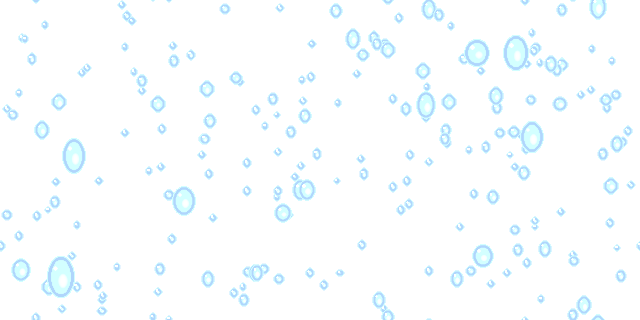
#> input picture lib/decor-rain-beads.png, 640 x 320 px, found by its file name
$ python preview-rain.py
#> lines starting #> are read from the running program, lines starting #| are printed output that depends on the picture
"""Preview the rain textures on the capsule's real background.

This exists because of a wrong conclusion that cost several iterations: the
textures were judged on a WHITE viewer background, where pale water is
invisible and only the dark rim shows - the beads looked like empty rings. The
capsule is dark, and `mix-blend-mode: screen` adds light, so the honest test is
dark background + screen blend. This script composites exactly that.

Usage: python tools/preview-rain.py lib/preview-rain.png
"""
import sys

from PIL import Image, ImageChops


def screen(a, b):
    """Photoshop/CSS `screen` blend on 0..1 channels, per pixel."""
    return ImageChops.screen(a, b)


def main(out_path):
#> called with out_path = 'lib/preview-rain.png'
    beads = Image.open("lib/decor-rain-beads.png").convert("RGBA")
#> beads is the input picture: PIL image 640x320 RGBA; mean R, G, B, A 22.7, 27, 28.9, 27.7
    runs = Image.open("lib/decor-rain-runs.png").convert("RGBA")
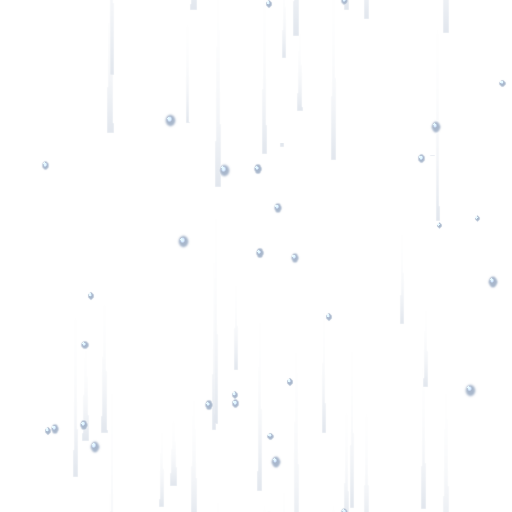
#> input picture lib/decor-rain-runs.png, 512 x 512 px, found by its file name
#> runs is the input picture: PIL image 512x512 RGBA; mean R, G, B, A 12.4, 13.5, 15.1, 2.9

    # The arknights-ish dark panel the rain actually sits on.
    base = Image.new("RGB", (beads.width, beads.height), (16, 21, 28))
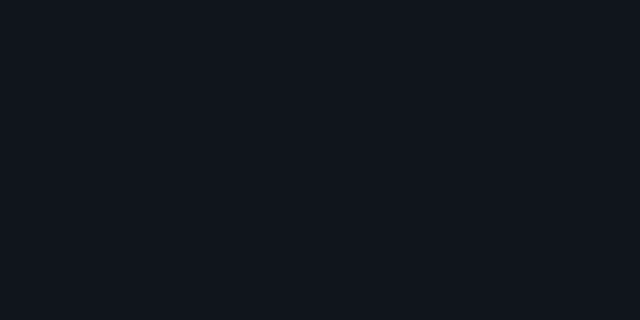
#> base: PIL image 640x320 RGB; mean R, G, B 16, 21, 28
    # A soft vertical gradient so the panel does not read as flat black.
    px = base.load()
    for y in range(base.height):
        t = y / max(1, base.height - 1)
        for x in range(base.width):
            r, g, b = px[x, y]
            px[x, y] = (r + int(6 * t), g + int(8 * t), b + int(11 * t))

    def over(img, opacity):
        """Composite one texture with `screen` at the CSS opacity."""
#> called with opacity = 0.55
        tinted = img.convert("RGB")
        # screen only where the texture has alpha: premultiply by opacity
        alpha = img.getchannel("A").point(lambda v: int(v * opacity))
        layer = Image.new("RGB", img.size, (0, 0, 0))
#> layer: PIL image 640x320 RGB; every value is 0
        layer.paste(tinted, (0, 0), alpha)
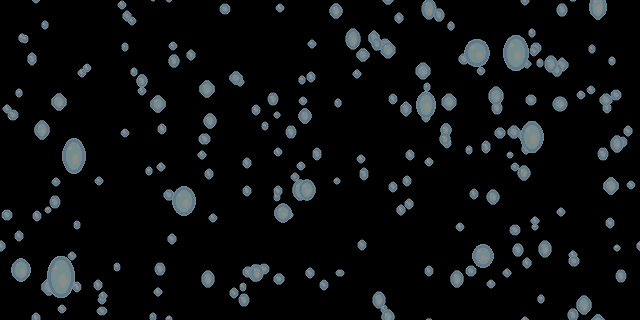
#> layer: PIL image 640x320 RGB; mean R, G, B 11.9, 14.1, 15.2
        return layer

    out = base.copy()
    out = ImageChops.screen(out, over(beads, 0.55))
    # The runnel layer is only shown in its top-left region for the preview.
    runs_crop = runs.crop((0, 0, min(runs.width, beads.width), min(runs.height, beads.height)))
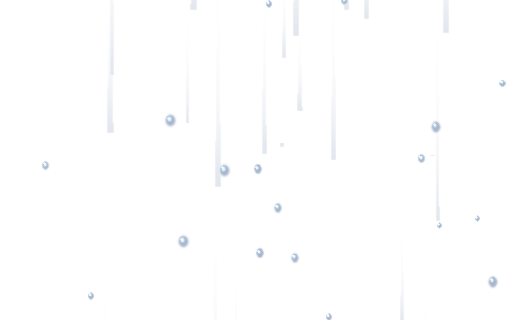
#> runs_crop: PIL image 512x320 RGBA; mean R, G, B, A 9, 9.8, 10.9, 2.4; transparent parts drawn white
    out = ImageChops.screen(out, over(runs_crop, 0.34))
#> call 2 of over, with opacity = 0.34
#> in over (call 2), `tinted = img.convert("RGB")`:
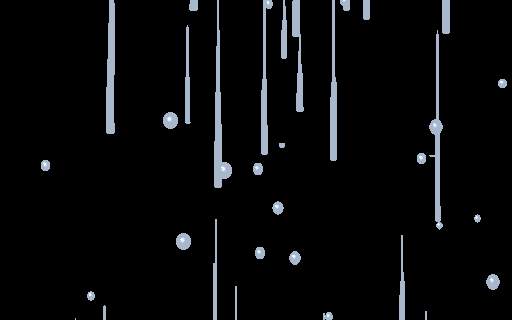
#> tinted: PIL image 512x320 RGB; mean R, G, B 9, 9.8, 10.9
#> in over (call 2), `alpha = img.getchannel("A").point(lambda v: int(v * opacity))`:
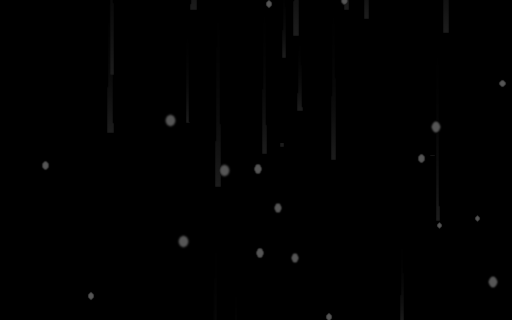
#> alpha: PIL image 512x320 L; min 0, max 86, mean 0.8
#> in over (call 2), `layer = Image.new("RGB", img.size, (0, 0, 0))`: layer: PIL image 512x320 RGB; every value is 0
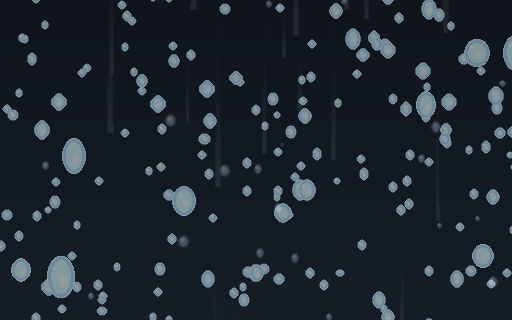
#> out: PIL image 512x320 RGB; mean R, G, B 29.6, 37.2, 46.2

    out.save(out_path)
    print("preview written:", out_path)


if __name__ == "__main__":
    main(sys.argv[1] if len(sys.argv) > 1 else "lib/preview-rain.png")
